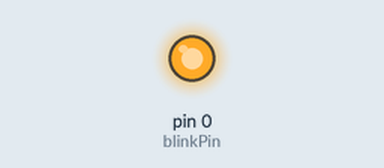
Simulated run of this sketch. Board: Arduino Uno, built with avr-gcc and run on an emulated ATmega328P. On the bench: output pins drawn as LEDs (lit = HIGH).

Above: at 0.5 s.
At 2.65 s:
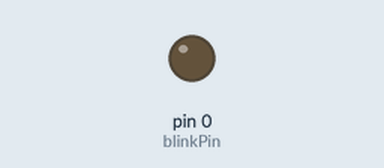
Timing chart, 0 to 3.0 s (numbered marks = the images above):
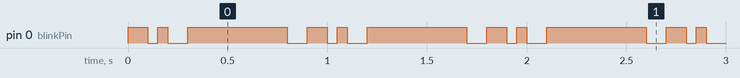

The sketch:

led_decoration.ino
```cpp
const int blinkPin = 0;

void setup() {
  pinMode(blinkPin, OUTPUT);
}

void loop() {
  digitalWrite(blinkPin, HIGH);
  delay(100);
  digitalWrite(blinkPin, LOW);
  delay(50);
  digitalWrite(blinkPin, HIGH);
  delay(50);
  digitalWrite(blinkPin, LOW);
  delay(100);
  digitalWrite(blinkPin, HIGH);
  delay(500);
  digitalWrite(blinkPin, LOW);
  delay(100);
}
```

Measured:
- by itself, pin 0 (blinkPin): repeats every 0.90 s: LOW 0.05 s, HIGH 0.05 s, LOW 0.10 s, HIGH 0.50 s, LOW 0.10 s, HIGH 0.10 s
- by itself, everything shown: repeats every 0.90 s, in 6 steps
